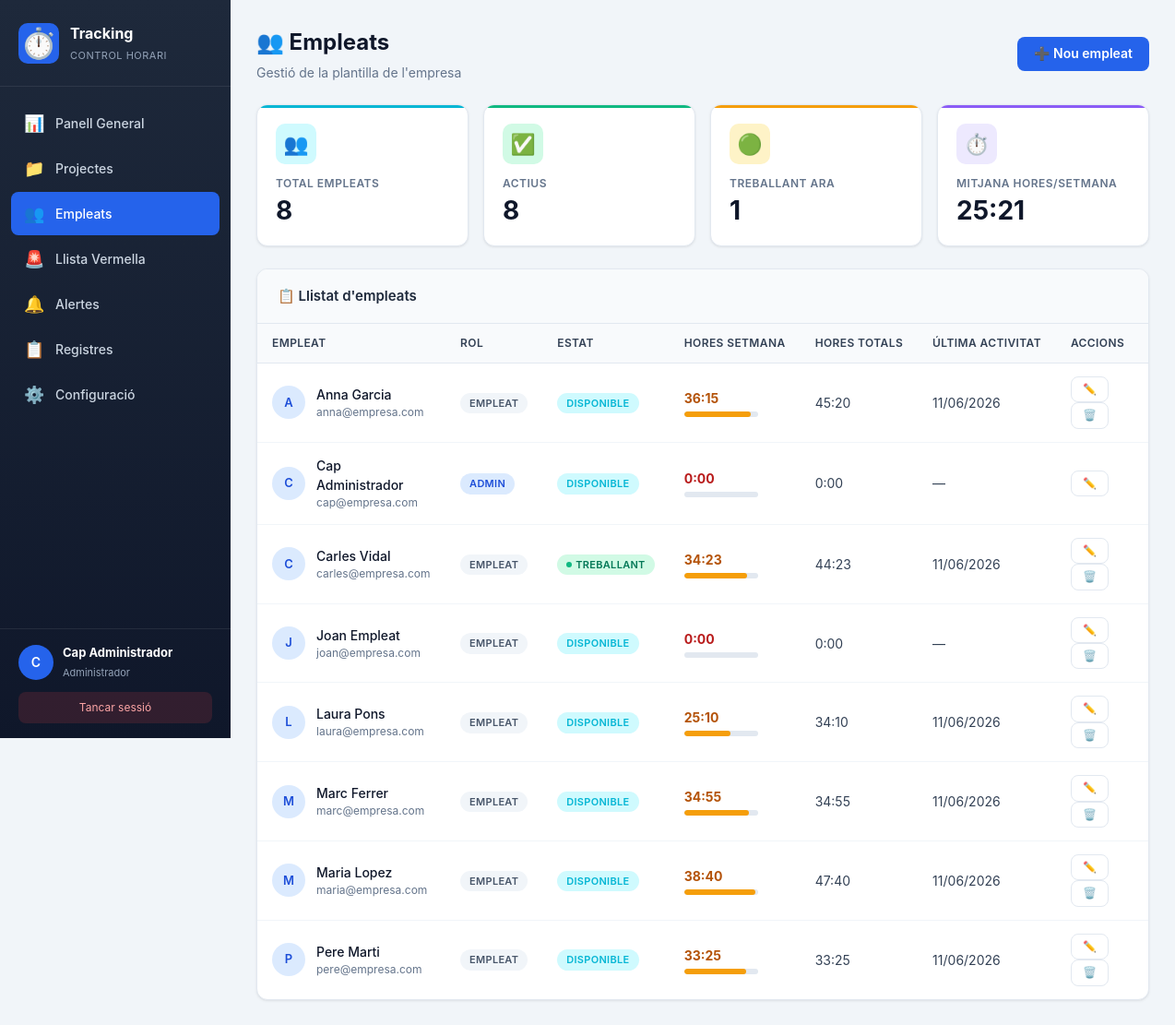
The page /empleats.php (signed in) on the database its author committed.
### tables this page shows
CREATE TABLE usuaris (
    id INT AUTO_INCREMENT PRIMARY KEY,
    nom VARCHAR(100) NOT NULL,
    email VARCHAR(100) UNIQUE NOT NULL,
    contrasenya VARCHAR(255) NOT NULL,
    rol ENUM('empleat', 'admin') DEFAULT 'empleat',
    actiu TINYINT(1) DEFAULT 1,
    data_alta DATE DEFAULT (CURRENT_DATE)
);

### includes/helpers.php (called while the page is built, shortened)
<?php
function e($v) { return htmlspecialchars($v ?? '', ENT_QUOTES, 'UTF-8'); }
function get_horari_config() {
    global $pdo;
    $stmt = $pdo->query("SELECT * FROM horari_config WHERE id = 1");
    $r = $stmt->fetch();
    return $r ?: [
        'hora_entrada_prevista' => '09:00:00',
        'hora_sortida_prevista' => '18:00:00',
        'hores_diaries' => 8,
        'tolerancia_minuts' => 15
    ];
}
function format_hores($decimal) {
    if ($decimal === null || $decimal == 0) return '0:00';
    $h = floor($decimal);
    $m = round(($decimal - $h) * 60);
    return sprintf('%d:%02d', $h, $m);
}

### empleats.php (the view, shortened to what this page needs)
<?php
require_once 'includes/header.php';
require_once 'includes/helpers.php';
$stmt = $pdo->query("SELECT u.*,
                            COALESCE((SELECT SUM(TIMESTAMPDIFF(SECOND, entrada, IFNULL(sortida, NOW()))) / 3600
                                      FROM registres WHERE usuari_id = u.id), 0) as hores_totals,
                            COALESCE((SELECT SUM(TIMESTAMPDIFF(SECOND, entrada, IFNULL(sortida, NOW()))) / 3600
                                      FROM registres WHERE usuari_id = u.id
                                      AND YEARWEEK(entrada, 1) = YEARWEEK(CURDATE(), 1)), 0) as hores_setmana,
                            (SELECT id FROM registres WHERE usuari_id = u.id AND sortida IS NULL LIMIT 1) as treballant_id,
                            (SELECT MAX(DATE(entrada)) FROM registres WHERE usuari_id = u.id) as ultim_dia,
                            (SELECT COUNT(*) FROM registres WHERE usuari_id = u.id) as num_registres
                     FROM usuaris u
                     ORDER BY u.actiu DESC, u.nom");
$empleats = $stmt->fetchAll();
$horari = get_horari_config();
?>
<div class="page-header">
    <div>
        <h1>👥 Empleats</h1>
        <p>Gestió de la plantilla de l'empresa</p>
    </div>
    <button class="btn btn-primary" onclick="document.getElementById('modalCrear').classList.add('show')">
        ➕ Nou empleat
    </button>
</div>
<div class="kpi-grid">
    <div class="kpi-card info">
        <div class="kpi-icon">👥</div>
        <div class="kpi-label">Total empleats</div>
        <div class="kpi-value"><?php echo count($empleats); ?></div>
    </div>
    <div class="kpi-card success">
        <div class="kpi-icon">✅</div>
        <div class="kpi-label">Actius</div>
        <div class="kpi-value"><?php echo count(array_filter($empleats, fn($e) => $e['actiu'])); ?></div>
    </div>
    <div class="kpi-card warning">
        <div class="kpi-icon">🟢</div>
        <div class="kpi-label">Treballant ara</div>
        <div class="kpi-value"><?php echo count(array_filter($empleats, fn($e) => $e['treballant_id'])); ?></div>
    </div>
    <div class="kpi-card purple">
        <div class="kpi-icon">⏱️</div>
        <div class="kpi-label">Mitjana hores/setmana</div>
        <div class="kpi-value">
            <?php
            $h_set = array_filter(array_column($empleats, 'hores_setmana'));
            $mitjana = count($h_set) > 0 ? array_sum($h_set) / count($h_set) : 0;
            echo format_hores($mitjana);
            ?>
        </div>
    </div>
</div>
<div class="card">
    <div class="card-header">
        <h3>📋 Llistat d'empleats</h3>
    </div>
    <div class="card-body no-pad">
        <div class="table-responsive">
            <table class="table">
                <thead>
                    <tr>
                        <th>Empleat</th>
                        <th>Rol</th>
                        <th>Estat</th>
                        <th>Hores setmana</th>
                        <th>Hores totals</th>
                        <th>Última activitat</th>
                        <th>Accions</th>
                    </tr>
                </thead>
                <tbody>
                    <?php foreach($empleats as $emp):
                        $treballant = $emp['treballant_id'];
                        $h_set = $emp['hores_setmana'];
                        $color = 'success';
                        if ($h_set >= $horari['hores_diaries']*5) $color = 'success';
                        elseif ($h_set >= $horari['hores_diaries']*3) $color = 'warning';
                        else $color = 'danger';
                    ?>
                    <tr>
                        <td>
                            <div class="employee-row">
                                <div class="avatar"><?php echo strtoupper(substr($emp['nom'], 0, 1)); ?></div>
                                <div>
                                    <div class="employee-name"><?php echo e($emp['nom']); ?></div>
                                    <div class="employee-email"><?php echo e($emp['email']); ?></div>
                                </div>
                            </div>
                        </td>
                        <td>
                            <?php if ($emp['rol'] === 'admin'): ?>
                                <span class="badge badge-primary">Admin</span>
                            <?php else: ?>
                                <span class="badge badge-gray">Empleat</span>
                            <?php endif; ?>
                        </td>
                        <td>
                            <?php if (!$emp['actiu']): ?>
                                <span class="badge badge-gray">Inactiu</span>
                            <?php elseif ($treballant): ?>
                                <span class="badge badge-success"><span class="pulse" style="width:6px;height:6px;"></span> Treballant</span>
                            <?php else: ?>
                                <span class="badge badge-info">Disponible</span>
                            <?php endif; ?>
                        </td>
                        <td>
                            <strong class="text-<?php echo $color; ?>"><?php echo format_hores($h_set); ?></strong>
                            <div class="progress" style="width:80px; height:6px; margin-top:4px;">
                                <div class="progress-bar <?php echo $color; ?>" style="width:<?php echo min(($h_set / 40) * 100, 100); ?>%;"></div>
                            </div>
                        </td>
                        <td><?php echo format_hores($emp['hores_totals']); ?></td>
                        <td class="text-muted">
                            <?php echo $emp['ultim_dia'] ? date('d/m/Y', strtotime($emp['ultim_dia'])) : '—'; ?>
                        </td>
                        <td>
                            <button class="btn btn-ghost btn-sm" onclick='editarEmpleat(<?php echo json_encode($emp, JSON_HEX_APOS); ?>)'>✏️</button>
                            <?php if ($emp['id'] != $_SESSION['user_id']): ?>
                            <form method="POST" style="display:inline;" onsubmit="return confirm('Eliminar aquest empleat? Tots els seus registres s\\'eliminaran.')">
                                <button class="btn btn-ghost btn-sm" type="submit">🗑️</button>
                            </form>
                            <?php endif; ?>
                        </td>
                    </tr>
                    <?php endforeach; ?>
                </tbody>
            </table>
        </div>
    </div>
</div>
<?php require_once 'includes/footer.php'; ?>

### includes/header.php (shortened to what this page needs)
<?php
require_once __DIR__ . '/../config/database.php';
require_once __DIR__ . '/helpers.php';
$is_admin = ($_SESSION['user_rol'] ?? '') === 'admin';
$current_page = basename($_SERVER['PHP_SELF']);
?>
<!DOCTYPE html>
<html lang="ca">
<head>
    <link rel="stylesheet" href="style.css">
</head>
<body class="<?php echo $is_admin ? 'admin-layout' : 'employee-layout'; ?>">
<?php if ($is_admin): ?>
<aside class="sidebar">
    <div class="sidebar-header">
        <div class="logo">⏱️</div>
        <div class="logo-text">
            <strong>Tracking</strong>
            <small>Control Horari</small>
        </div>
    </div>
    <nav class="sidebar-nav">
        <a href="dashboard.php" class="<?php echo $current_page == 'dashboard.php' ? 'active' : ''; ?>">
            <span class="nav-icon">📊</span> Panell General
        </a>
        <a href="projectes.php" class="<?php echo $current_page == 'projectes.php' ? 'active' : ''; ?>">
            <span class="nav-icon">📁</span> Projectes
        </a>
        <a href="empleats.php" class="<?php echo $current_page == 'empleats.php' ? 'active' : ''; ?>">
            <span class="nav-icon">👥</span> Empleats
        </a>
        <a href="llista_vermella.php" class="<?php echo $current_page == 'llista_vermella.php' ? 'active' : ''; ?>">
            <span class="nav-icon">🚨</span> Llista Vermella
        </a>
        <a href="alertes.php" class="<?php echo $current_page == 'alertes.php' ? 'active' : ''; ?>">
            <span class="nav-icon">🔔</span> Alertes
        </a>
        <a href="registres.php" class="<?php echo $current_page == 'registres.php' ? 'active' : ''; ?>">
            <span class="nav-icon">📋</span> Registres
        </a>
        <a href="config_horari.php" class="<?php echo $current_page == 'config_horari.php' ? 'active' : ''; ?>">
            <span class="nav-icon">⚙️</span> Configuració
        </a>
    </nav>
    <div class="sidebar-footer">
        <div class="user-info">
            <div class="user-avatar"><?php echo strtoupper(substr($_SESSION['user_nom'], 0, 1)); ?></div>
            <div>
                <strong><?php echo htmlspecialchars($_SESSION['user_nom']); ?></strong>
                <small>Administrador</small>
            </div>
        </div>
        <a href="logout.php" class="btn-logout">Tancar sessió</a>
    </div>
</aside>
<?php endif; ?>
<main class="<?php echo $is_admin ? 'main-content' : 'main-content-single'; ?>">
    <div class="page-container">

### includes/footer.php (shortened to what this page needs)
    </div>
</main>
</body>
</html>

### rows shown on the page
usuaris: nom "A", nom "Anna Garcia", email "anna@empresa.com", rol "EMPLEAT", actiu "DISPONIBLE", h_set "36:15", min(($h_set / 40) * 100, 100) 90.625 (drawn), hores_totals "45:20", ultim_dia "11/06/2026"
usuaris: nom "C", nom "Cap Administrador", email "cap@empresa.com", rol "ADMIN", actiu "DISPONIBLE", h_set "0:00", hores_totals "0:00"
usuaris: nom "C", nom "Carles Vidal", email "carles@empresa.com", rol "EMPLEAT", actiu 1 (drawn), h_set "34:23", min(($h_set / 40) * 100, 100) 85.966 (drawn), hores_totals "44:23", ultim_dia "11/06/2026"
usuaris: nom "J", nom "Joan Empleat", email "joan@empresa.com", rol "EMPLEAT", actiu "DISPONIBLE", h_set "0:00", hores_totals "0:00"
usuaris: nom "L", nom "Laura Pons", email "laura@empresa.com", rol "EMPLEAT", actiu "DISPONIBLE", h_set "25:10", min(($h_set / 40) * 100, 100) 62.91675 (drawn), hores_totals "34:10", ultim_dia "11/06/2026"
usuaris: nom "M", nom "Marc Ferrer", email "marc@empresa.com", rol "EMPLEAT", actiu "DISPONIBLE", h_set "34:55", min(($h_set / 40) * 100, 100) 87.29175 (drawn), hores_totals "34:55", ultim_dia "11/06/2026"
usuaris: nom "M", nom "Maria Lopez", email "maria@empresa.com", rol "EMPLEAT", actiu "DISPONIBLE", h_set "38:40", min(($h_set / 40) * 100, 100) 96.66675 (drawn), hores_totals "47:40", ultim_dia "11/06/2026"
usuaris: nom "P", nom "Pere Marti", email "pere@empresa.com", rol "EMPLEAT", actiu "DISPONIBLE", h_set "33:25", min(($h_set / 40) * 100, 100) 83.54175 (drawn), hores_totals "33:25", ultim_dia "11/06/2026"

### other values the page prints
substr($_SESSION['user_nom'], 0, 1) "C"
$_SESSION['user_nom'] "Cap Administrador"
count($empleats) "8"
count(array_filter($empleats, fn($e) => $e['actiu'])) "8"
count(array_filter($empleats, fn($e) => $e['treballant_id'])) "1"
format_hores($mitjana) "25:21"
